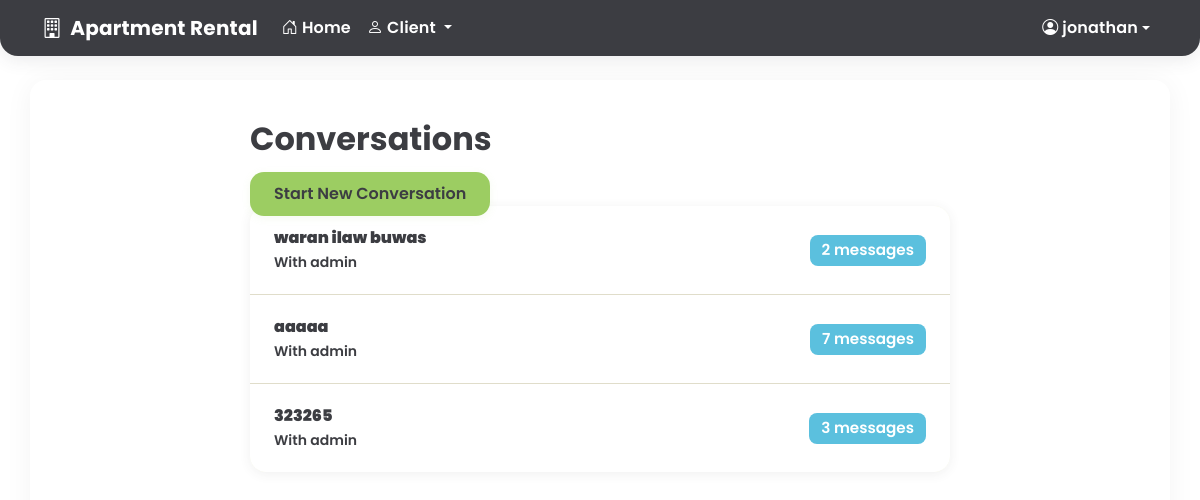
The app's page /messages/ (signed in), older data.
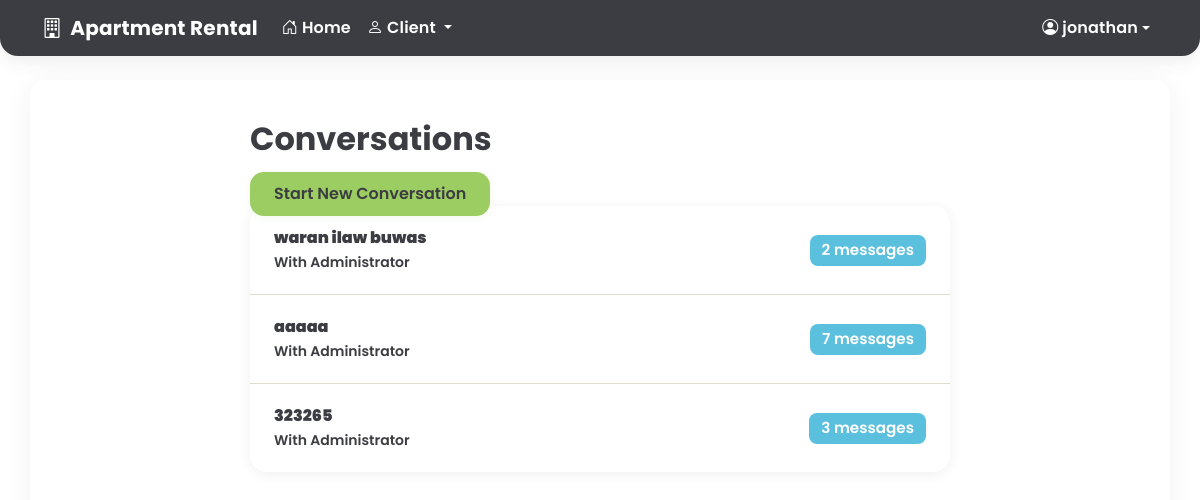
The same page, newer data.
### core/models.py (models this page shows, shortened)
class User(AbstractUser):
    CLIENT = 1
    TENANT = 2
    ADMIN = 3
    ROLE_CHOICES = (
        (CLIENT, 'Client'),
        (TENANT, 'Tenant'),
        (ADMIN, 'Admin'),
    )
    role = models.PositiveSmallIntegerField(choices=ROLE_CHOICES, default=CLIENT)
    phone_number = models.CharField(max_length=20, blank=True, null=True)
    facebook_account = models.CharField(max_length=100, blank=True, null=True)
    address = models.TextField(blank=True, null=True)
    occupation = models.CharField(max_length=100, blank=True, null=True)
    profile_picture = models.ImageField(upload_to='profile_pics/', blank=True, null=True)

### core/views.py (the view)
# urls.py: path('messages/', views.conversation_list, name='conversation_list'),
@login_required
def conversation_list(request):
    conversations = Conversation.objects.filter(participants=request.user).order_by('-updated_at')
    return render(request, 'messages/conversation_list.html', {'conversations': conversations})

### templates/messages/conversation_list.html (shortened to what this page needs)
{% extends 'base.html' %}
{% block content %}
<div class="conv-list-container">
    <h2 class="conv-list-title">Conversations</h2>
    <a href="{% url 'conversation_create' %}" class="conv-list-btn">Start New Conversation</a>
    <div class="conv-list-group">
        <ul class="list-unstyled mb-0">
            {% for conversation in conversations %}
                <li class="conv-list-item">
                    <a href="{% url 'conversation_thread' conversation.id %}" class="conv-list-link">
                        <strong>{{ conversation.subject }}</strong><br>
                        <small>With {% for participant in conversation.participants.all %}{% if participant != user %}{% if participant.get_full_name %}{{ participant.get_full_name }}{% else %}{{ participant.username }}{% endif %} {% endif %}{% endfor %}</small>
                    </a>
                    <span class="conv-list-badge">{{ conversation.messages.count }} messages</span>
                </li>
            {% empty %}
                <li class="conv-list-empty">No conversations yet.</li>
            {% endfor %}
        </ul>
    </div>
</div>
{% endblock %}

Row changes from the older to the newer data that the page shows:
changed User: get_full_name (not shown) → "Administrator"; username "admin" → (not shown)
